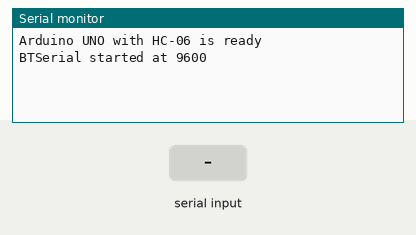
The sketch below on a simulated Arduino Uno, built with avr-gcc and run on an emulated ATmega328P. Parts: the last lines printed to the serial monitor. The test bench sets the inputs (shaded band).

Above: at 1.2 s.
1.3 s: "1" received over the second serial link
At 1.8 s:
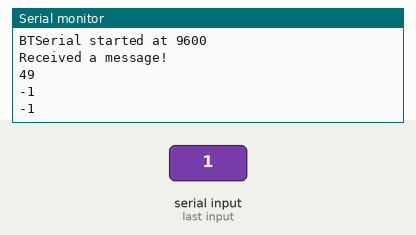
2.8 s: "0" received over the second serial link
At 4.0 s:
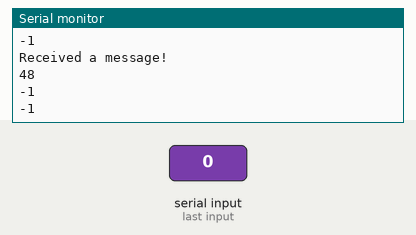
4.3 s: "2" received over the second serial link
At 5.2 s:
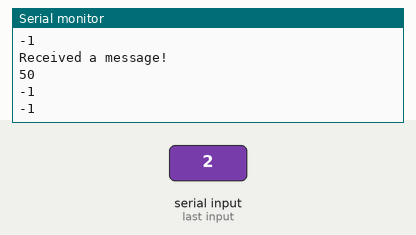
Timing chart, 0 to 7.3 s (numbered marks = the images above; inputs shaded):
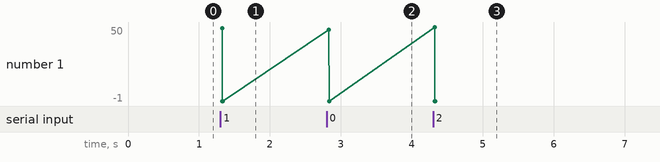

The sketch:

mega_bluetooth.ino.ino
```cpp
#include <SoftwareSerial.h>

// To run on Arduino Mega
SoftwareSerial BTSerial(12, 13); // RX | TX

int distances[3];

void setup() {
    // put your setup code here, to run once:
    Serial.begin(9600);
    Serial.println("Arduino UNO with HC-06 is ready");

    BTSerial.begin(9600);
    Serial.println("BTSerial started at 9600");

}
//
void loop() {
    // Keep reading from HC-05 and send to Arduino Serial Monitor
    if (BTSerial.available())
    {
      Serial.println("Received a message!");

      int dist1 = (int) BTSerial.read();
      int dist2 = (int) BTSerial.read();
      int dist3 = (int) BTSerial.read();

      Serial.println(dist1);
      Serial.println(dist2);
      Serial.println(dist3);
    }

    delay(10);
}
```

Measured:
- after the input at 1.3 s, the serial monitor: prints a new line at once (image 1)
- after the input at 2.8 s, the serial monitor: prints a new line at once (image 2)
- after the input at 4.3 s, the serial monitor: prints a new line at once (image 3)
